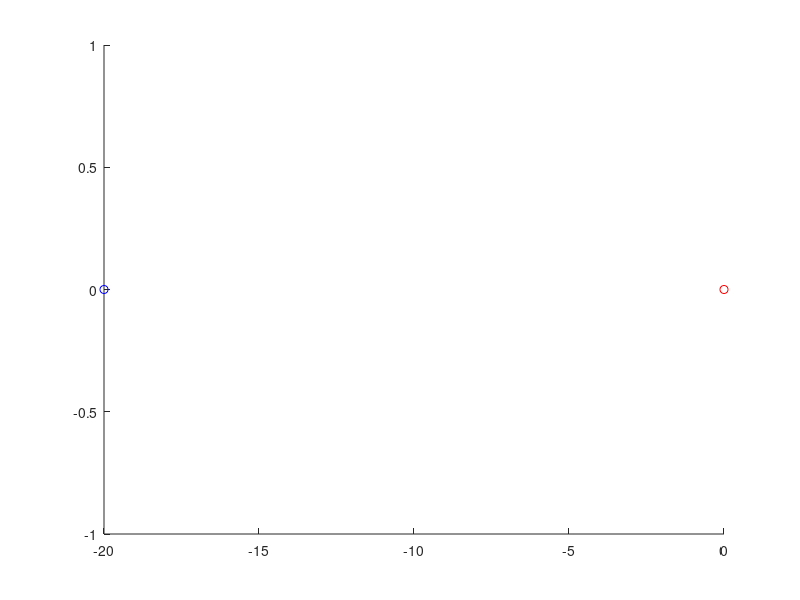
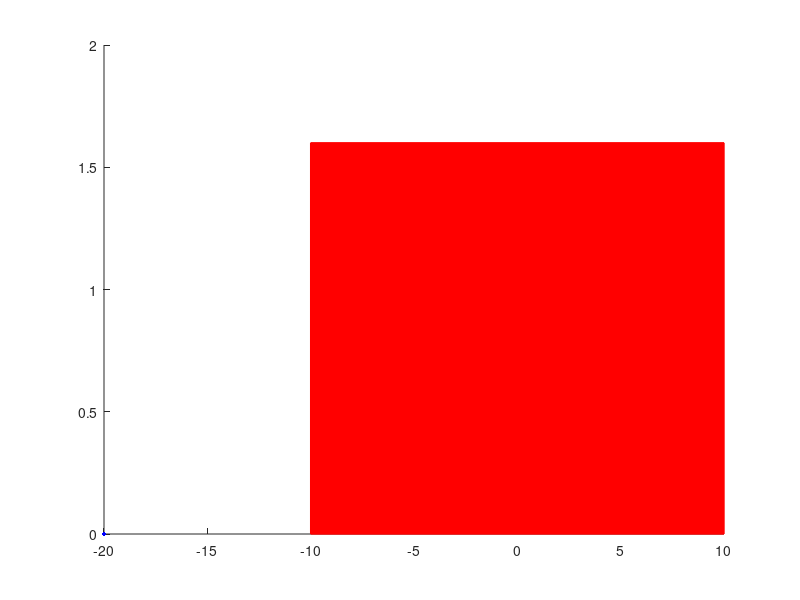
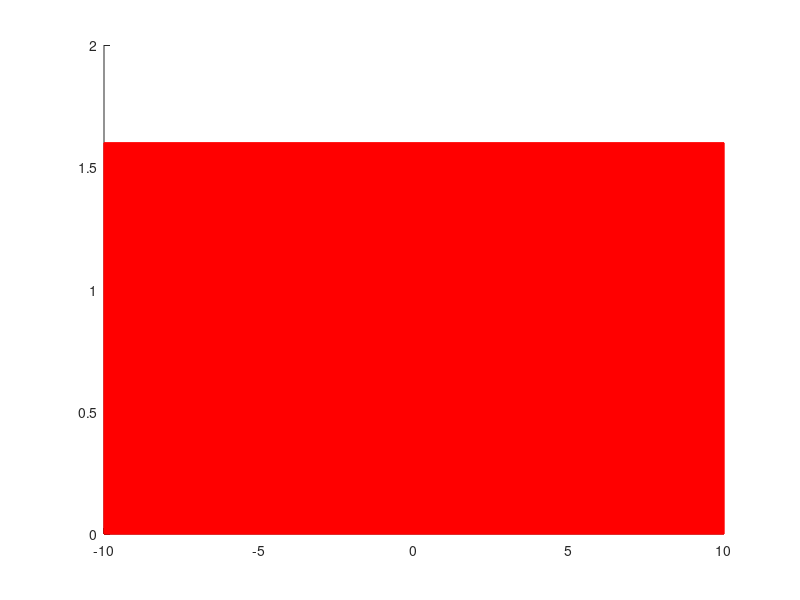

Source code (MATLAB) for these figures, in order: (Note: this script raises an error after producing the figures.)
%% Autonomous Overtaking
function main
close all;clear all
% World
global Dt a_hat w_hat Dx Dvx Dy u w v nx nu Cost_vec Violation_indices confidence_level n_1 n_2 ...
    count
count = 0; % Count number of iterations

Dt = 1; % delta t
a_hat = 2; % acceleration value
w_hat = 3.2; % delta y

n_1 = 2; % number of time steps for lane change
n_2 = 10; % length of lane
n_3 = 4; % number of speed values

Dx = [-n_2*a_hat*Dt^2:0.5*a_hat*Dt^2:n_2*a_hat*Dt^2];
Dvx = [-n_3*a_hat*Dt:0.5*a_hat*Dt:n_3*a_hat*Dt];
Dy = [0:w_hat/n_1:w_hat];

u = [[0;0] [a_hat;0] [-a_hat;0] [0;w_hat/(n_1*Dt)] [0;-w_hat/(n_1*Dt)]];

w = [-a_hat:a_hat:a_hat];
Pw = [0.2 0.6 0.2];
v = [[0;0] [0;0.5*a_hat*Dt] [0;-0.5*a_hat*Dt]... 
    [0.5*a_hat*Dt^2;0] [0.5*a_hat*Dt^2;0.5*a_hat*Dt] [0.5*a_hat*Dt^2;-0.5*a_hat*Dt] ...
    [-0.5*a_hat*Dt^2;0] [-0.5*a_hat*Dt^2;0.5*a_hat*Dt] [-0.5*a_hat*Dt^2;-0.5*a_hat*Dt]];
Pv = [0.6 0.05 0.05 0.05 0.05 0.05 0.05 0.05 0.05];

n_Dx = length(Dx)
n_Dvx = length(Dvx)
n_Dy = length(Dy)

nx = n_Dx*n_Dvx*n_Dy
nu = 5;
nw = length(w)
ny = nx
nv = length(v(1,:))

DX = index_to_state([1:1:nx],Dx,Dvx,Dy); % Full state space values
Cost_vec = cost(DX)'; 
Violation_indices = const(DX)';

confidence_level = 0.95;

% Markov Chain
Px = zeros(nx,nx,nu); % eq 10
step = 1;
for(j=1:nx)
    for(k=1:nu)
        for(l=1:nw)
           step
           i=ffunc(j,k,l);
           Px(i,j,k) = Px(i,j,k) + Pw(l);
           step = step+1;
        end
    end
end

Py = zeros(ny,nx); % eq 11
step = 1;
for(j=1:nx)
    for(n=1:nv)
           step
           m=gfunc(j,n);
           Py(m,j) = Py(m,j) + Pv(n);
           step = step+1;
    end
end

Px_full = Px;
Px = cell(nu,1)
for(k=1:1:nu)
Px{k} = sparse(Px_full(:,:,k));
% Px{k} = Px_full(:,:,k);
end
Py = sparse(Py);
save Pxy Px Py

global Px Py pi_t0 N
load Pxy

% % Test
% for(k=1:nu)
%     Px_k = Px(:,:,k);
%     for(j=1:nx)
%         sum(Px_k(:,j))
%     end
% end
% 
% 
% for(j=1:nx)
%     sum(Py(:,j))
% end

iter_max = 50;
Violation_count = 0;
X_all = cell(iter_max,1);% for plot
for(iter=1:1:iter_max)
% Initial Condition
x_0 = [-n_2*a_hat*Dt^2;0;0];
x_t1 = x_0;

car_leader_0 = [0;20;0];
car_follower_0 = car_leader_0 + x_0;
figure(2);hold on
plot(car_leader_0(1),car_leader_0(3),'ro')
plot(car_follower_0(1),car_follower_0(3),'bo')

figure(3);hold on
if(iter==1)
Violation_states = index_to_state(Violation_indices,Dx,Dvx,Dy);
left_bd = min(Violation_states(1,:));
right_bd = max(Violation_states(1,:));
bottom_bd = min(Violation_states(3,:));
top_bd = max(Violation_states(3,:));
% plot(Violation_states(1,:),Violation_states(3,:),'ro')
rectangle('Position',[left_bd,bottom_bd,right_bd-left_bd,top_bd-bottom_bd],'FaceColor','r','EdgeColor','r','LineWidth',1)
end
plot(x_0(1),x_0(3),'b.','MarkerSize',10)
figure(33);hold on
if(iter==1)
rectangle('Position',[left_bd,bottom_bd,right_bd-left_bd,top_bd-bottom_bd],'FaceColor','r','EdgeColor','r','LineWidth',1)
end

x_index_0 = state_to_index(x_0,Dx,Dvx,Dy);
x_index_t1 = x_index_0;
pi_t0 = zeros(nx,1);
pi_t0(x_index_0,1) = 1;
pi_t1 = pi_t0;
car_leader_t1 = car_leader_0;
car_follower_t1 = car_follower_0;

% Sim
N = 5;
Gamma = zeros(nu*N,1);

% Probability constraints
A = [eye(length(Gamma));
    -eye(length(Gamma))];
b = [ones(length(Gamma),1);
    zeros(length(Gamma),1)];

Aeq = [ones(1,nu) zeros(1,length(Gamma)-nu);
    zeros(1,nu) ones(1,nu) zeros(1,length(Gamma)-2*nu);
    zeros(1,2*nu) ones(1,nu) zeros(1,length(Gamma)-3*nu);
    zeros(1,3*nu) ones(1,nu) zeros(1,length(Gamma)-4*nu);
    zeros(1,4*nu) ones(1,nu)];

% Aeq = [ones(1,nu) zeros(1,length(Gamma)-nu);
%     zeros(1,nu) ones(1,nu) zeros(1,length(Gamma)-2*nu);
%     zeros(1,2*nu) ones(1,nu) zeros(1,length(Gamma)-3*nu);
%     zeros(1,3*nu) ones(1,nu) zeros(1,length(Gamma)-4*nu);
%     zeros(1,4*nu) ones(1,nu) zeros(1,length(Gamma)-5*nu);
%     zeros(1,5*nu) ones(1,nu) zeros(1,length(Gamma)-6*nu);
%     zeros(1,6*nu) ones(1,nu) zeros(1,length(Gamma)-7*nu);
%     zeros(1,7*nu) ones(1,nu) zeros(1,length(Gamma)-8*nu);
%     zeros(1,8*nu) ones(1,nu) zeros(1,length(Gamma)-9*nu);
%     zeros(1,9*nu) ones(1,nu)];
beq = ones(N,1);

PI = pi_t1;
X_index = x_index_t1;
X = x_t1;
step = 1;
while(x_t1(1)<n_2*a_hat*Dt^2)
   step
   x_index_t0 = x_index_t1;
   pi_t0 = pi_t1;
   car_leader_t0 = car_leader_t1;
   car_follower_t0 = car_follower_t1;
   
%    options = optimoptions('fmincon','Display','iter','MaxIterations',1);
   Gamma0 = ones(nu*N,1)/nu;
   tic
   count = 0;
   [Gamma, fval] = fmincon(@Cost,Gamma0,A,b,Aeq,beq,[],[],@Const,[]);
   t_sim(step) = toc
   gamma = Gamma(1:nu)

   random = rand();
   sum_rand = 0;
   for(k=1:1:nu)   
       sum_rand = sum_rand+gamma(k);
       if(sum_rand>random)
       u_index_t0 = k;
       break
       end   
   end
   
%    u_index_t0 = randi([1 nu]);
%    w_index_t0 = randi([1 nw]);
%    v_index_t0 = randi([1 nv]);
   
   random = rand();
   sum_rand = 0;
   for(l=1:1:nw)   
       sum_rand = sum_rand+Pw(l);
       if(sum_rand>random)
       w_index_t0 = l;
       break
       end   
   end
   
   random = rand();
   sum_rand = 0;
   for(n=1:1:nv)   
       sum_rand = sum_rand+Pv(n);
       if(sum_rand>random)
       v_index_t0 = n;
       break
       end   
   end
   
   x_index_t1 = ffunc(x_index_t0,u_index_t0,w_index_t0);
   y_index_t1 = gfunc(x_index_t1,v_index_t0);
   pi_t1 = Bayesian(pi_t0,y_index_t1,u_index_t0);
   
   x_index_t1_hat = find(pi_t1 == max(pi_t1))
   x_index_t1
   
   if(ismember(x_index_t1,Violation_indices))
   Violation_count = Violation_count+1;
   end   
   
   x_t1 = index_to_state(x_index_t1,Dx,Dvx,Dy);
   car_leader_t1 = [1 Dt 0;0 1 0;0 0 1]*car_leader_t0+[0;Dt;0]*w(w_index_t0);
   car_follower_t1 = car_leader_t1 + x_t1;
   figure(2);hold on
   plot(car_leader_t1(1),car_leader_t1(3),'ro')
   plot([car_follower_t0(1) car_follower_t1(1)],[car_follower_t0(3) car_follower_t0(3)+u(2,u_index_t0)],'b-')
   plot(car_follower_t1(1),car_follower_t1(3),'bo')
   figure(3);hold on
   plot(x_t1(1),x_t1(3),'b.','MarkerSize',10)
   
   PI = [PI pi_t1];
   X_index = [X_index x_index_t1];
   X = [X x_t1];
   drawnow()
   step = step+1;
   step_max = step;
end

figure(33);hold on
plot(X(1,:),X(3,:),'b-','LineWidth',2)
figure(44);hold on
plot([1:1:step_max],X(2,:),'b-','LineWidth',2)

for(step = 1:step_max)
   x_index_t1_hat = find(PI(:,step)~=0);
   figure(1);hold on
   plot(step+0.*x_index_t1_hat,x_index_t1_hat,'b.')
   plot(step,X_index(step),'ro')
end

X_all{iter} = X;
end

save workspace

return

function x_index_t1 = ffunc(x_index_t0,u_index_t0,w_index_t0)
global Dt a_hat w_hat Dx Dvx Dy u w v
u_t0 = u(:,u_index_t0);
w_t0 = w(w_index_t0);
x_t0 = index_to_state(x_index_t0,Dx,Dvx,Dy);
x_t1 = [1 Dt 0;0 1 0;0 0 1]*x_t0 + [0 0;Dt 0;0 Dt]*u_t0 - [0;Dt;0]*w_t0;
x_index_t1 = state_to_index(x_t1,Dx,Dvx,Dy);
return
               
function y_index_t0 = gfunc(x_index_t0,v_index_t0)
global Dt a_hat w_hat Dx Dvx Dy u w v
v_t0 = v(:,v_index_t0);
x_t0 = index_to_state(x_index_t0,Dx,Dvx,Dy);
y_t0 = x_t0 + [v_t0;0];
y_index_t0 = state_to_index(y_t0,Dx,Dvx,Dy);
return

function x_index = state_to_index(x,x1,x2,x3)

x1_index = dsearchn(x1',x(1,:)');
x2_index = dsearchn(x2',x(2,:)');
x3_index = dsearchn(x3',x(3,:)');

x1_length = length(x1);
x2_length = length(x2);
x3_length = length(x3);

size = [x1_length,x2_length,x3_length];
x_index = sub2ind(size,x1_index,x2_index,x3_index);
return

function x = index_to_state(x_index,x1,x2,x3)

x1_length = length(x1);
x2_length = length(x2);
x3_length = length(x3);

size = [x1_length,x2_length,x3_length];
[x1_index,x2_index,x3_index] = ind2sub(size,x_index);

x = [x1(x1_index);x2(x2_index);x3(x3_index)];
return

function pi_t1 = Bayesian(pi_t0,y_index_t1,u_index_t0)
global nx Px Py

Px_k = zeros(nx,1);
for(k=1:nx)
Px_k(k,1) = Px{u_index_t0}(k,:)*pi_t0;
end

De = Py(y_index_t1,:)*Px_k;

Nu = Py(y_index_t1,:)'.*(Px{u_index_t0}*pi_t0);

pi_t1 = Nu/De;

return

function cost_vec = cost(DX)
global Dt a_hat w_hat
r = 5;

cost_vec = -r/(a_hat*Dt^2)*DX(1,:)+1/w_hat*DX(3,:);
return

function violation_indices = const(DX)
global Dt a_hat w_hat n_1 n_2

% violation_indices = [];
violation_indices = find(DX(3,:)<=(n_1-1)/n_1*w_hat & abs(DX(1,:))<=n_2/2*a_hat*Dt^2);
return

function Cost = Cost(Gamma)
global pi_t0 N Px Cost_vec nx nu count

Cost = 0;
pi_pre = zeros(nx,N+1);
pi_pre(:,1) = pi_t0;
% tic
for(tau=1:1:N)
pi_pre(:,tau+1) = (Gamma((tau-1)*nu+1)*Px{1} + Gamma((tau-1)*nu+2)*Px{2} + Gamma((tau-1)*nu+3)*Px{3} + Gamma((tau-1)*nu+4)*Px{4} + Gamma((tau-1)*nu+5)*Px{5}) * pi_pre(:,tau);

% Cost = Cost + pi_pre(:,tau+1)'*Cost_vec - Gamma((tau-1)*nu+1);
Cost = Cost + pi_pre(:,tau+1)'*Cost_vec;
end  
% toc
count = count + 1;
return

function [Const,Ceq] = Const(Gamma)
global pi_t0 N Px Violation_indices nx nu confidence_level 

pi_pre = zeros(nx,N+1);
pi_pre(:,1) = pi_t0;
Prob_violation = 0;
for(tau=1:1:N)
pi_pre(:,tau+1) = (Gamma((tau-1)*nu+1)*Px{1} + Gamma((tau-1)*nu+2)*Px{2} + Gamma((tau-1)*nu+3)*Px{3} + Gamma((tau-1)*nu+4)*Px{4} + Gamma((tau-1)*nu+5)*Px{5}) * pi_pre(:,tau);

Prob_violation = Prob_violation + sum(pi_pre(Violation_indices,tau+1));
pi_pre(Violation_indices,tau+1) = 0;
end  

Const = Prob_violation - (1-confidence_level);
Ceq = [];
return 
